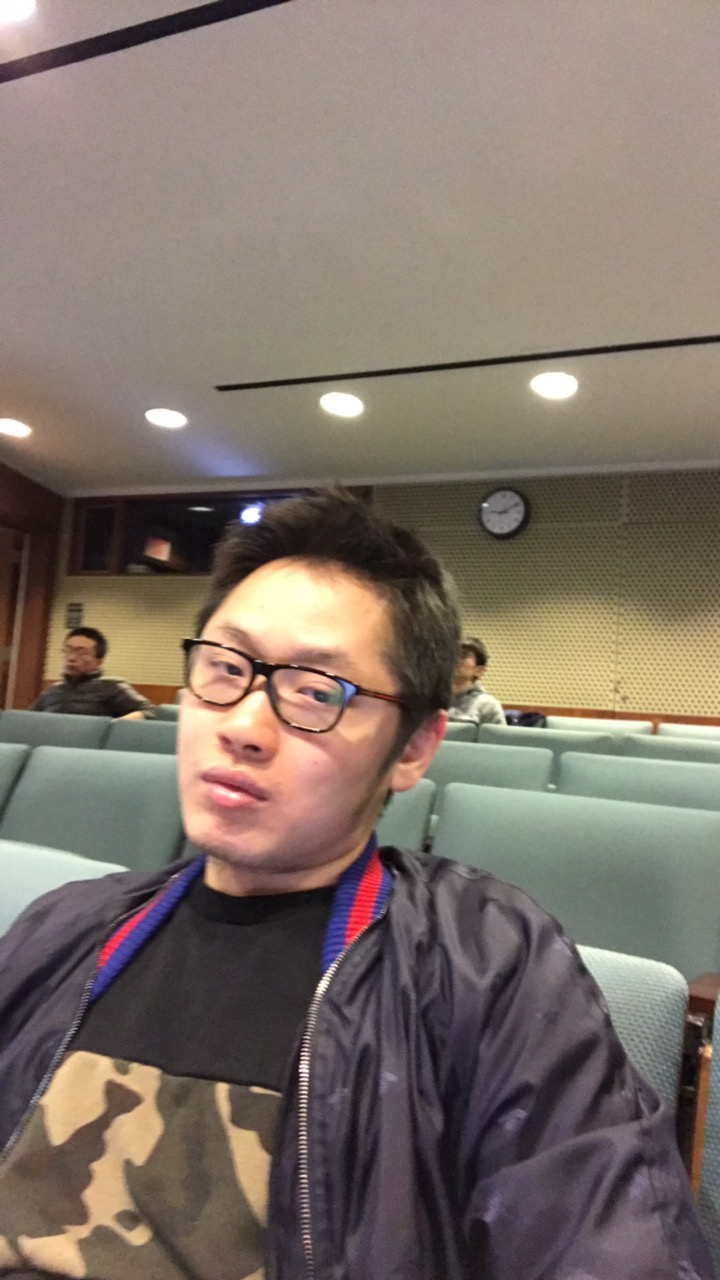
#> input picture lib/object_detection/test_images/image1.jpg, 720 x 1280 px, given in place of the camera
$ python counting_faces_webcam.py
#> lines starting #> are read from the running program, lines starting #| are printed output that depends on the picture
#!/usr/bin/env python3
# -*- coding: utf-8 -*-
"""
Created on Sun Apr 22 16:14:00 2018

@author: zailchen
"""

import numpy as np
import cv2
from math import sin, cos, radians


def rotate_image(img, angle):
    if angle == 0: return img
    # print("checked for shape".format(image.shape))
    height, width = img.shape[:2]
    rot_mat = cv2.getRotationMatrix2D((width/2, height/2), angle, 0.9)
    result = cv2.warpAffine(img, rot_mat, (width, height), flags=cv2.INTER_LINEAR)
    return result

def rotate_point(pos, img, angle):
    if angle == 0: return pos
    x = pos[:,0] - img.shape[1]*0.4
    y = pos[:,1] - img.shape[0]*0.4
    newx = x*cos(radians(angle)) + y*sin(radians(angle)) + img.shape[1]*0.4
    newy = -x*sin(radians(angle)) + y*cos(radians(angle)) + img.shape[0]*0.4
    return np.array((newx, newy, pos[:,2], pos[:,3]), int).T


face_cascade = cv2.CascadeClassifier('haarcascade_frontalface_default.xml')
cap = cv2.VideoCapture(0)

while 1:
    ret, img = cap.read()
#> img is the input picture: shape (1280, 720, 3); mean B, G, R 105.3, 114.2, 126.8
    gray = cv2.cvtColor(img, cv2.COLOR_BGR2GRAY)
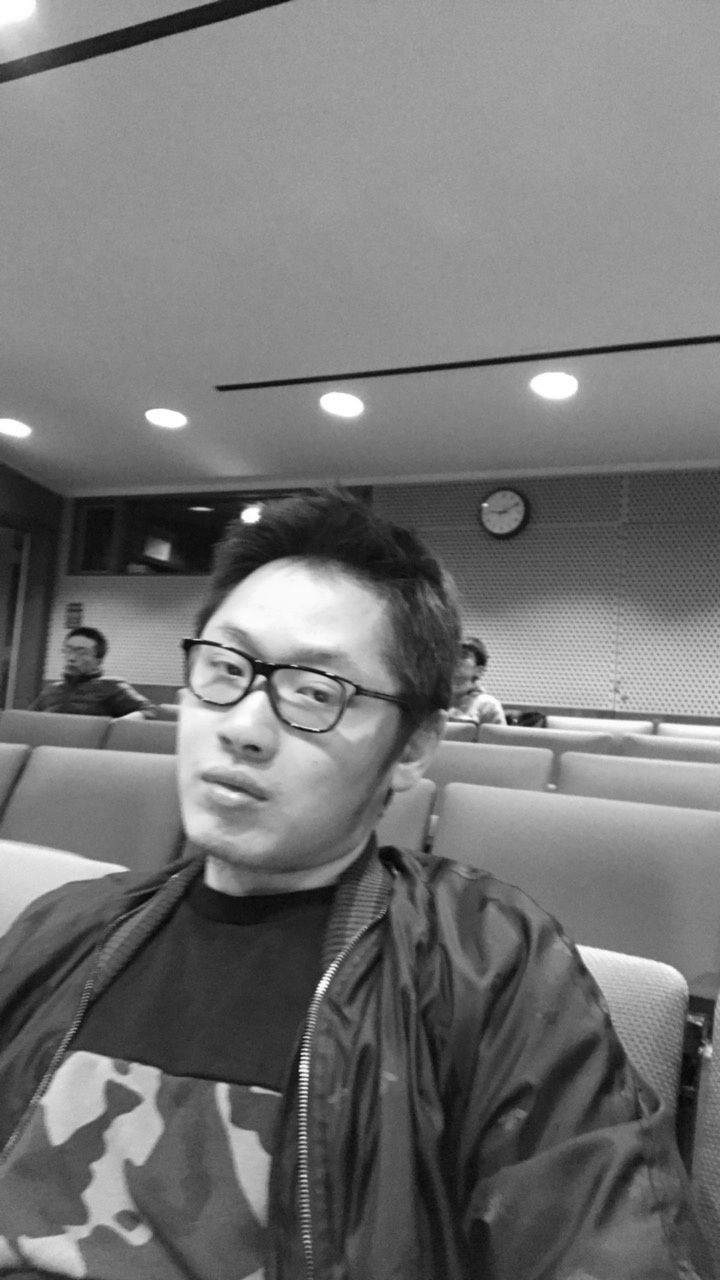
#> gray: shape (1280, 720); min 5, max 255, mean 117

    for angle in [0, -45, 45]:
        rimg = rotate_image(gray, angle)
        faces = face_cascade.detectMultiScale(rimg, 1.2, 5)

        if len(faces):
                faces = rotate_point(faces, img, -angle)
                break
#> this loop made 3 passes
#> pass 2, in rotate_image (call 2), `result = cv2.warpAffine(img, rot_mat, (width, height), flags=cv2.INTER..`:
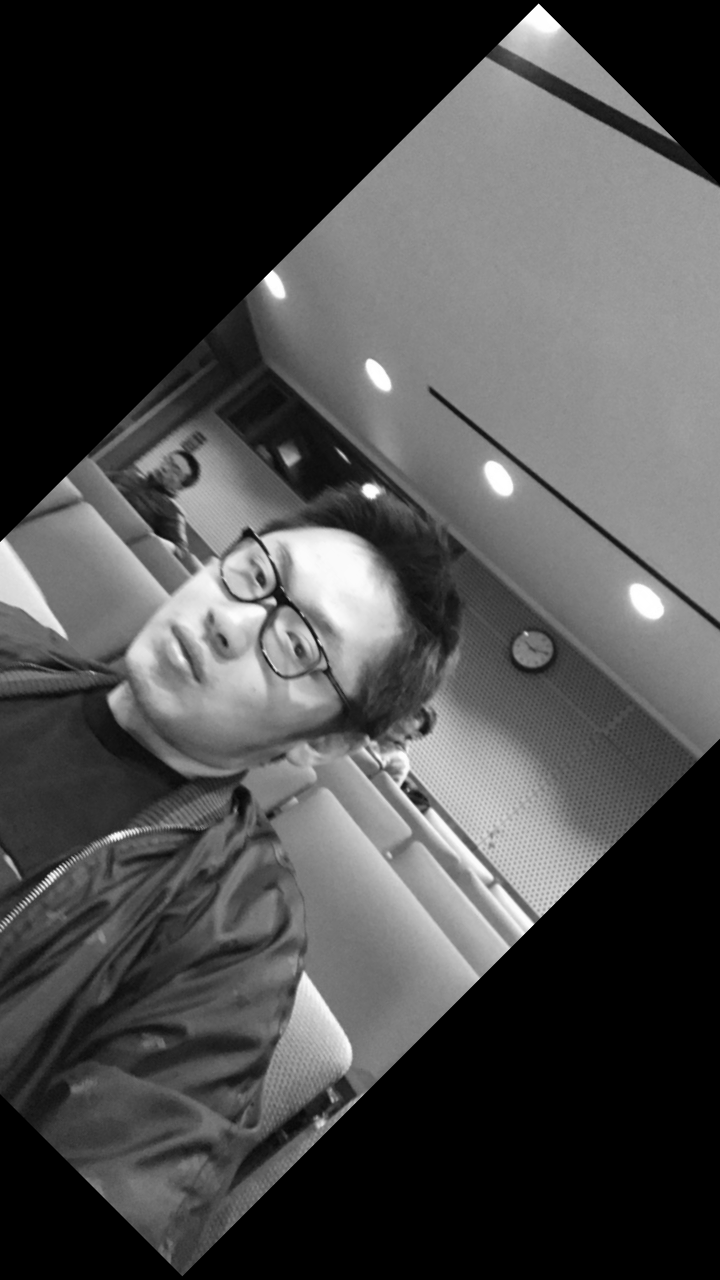
#> result: shape (1280, 720); min 0, max 255, mean 73.8
#> pass 3, in rotate_image (call 3), `result = cv2.warpAffine(img, rot_mat, (width, height), flags=cv2.INTER..`:
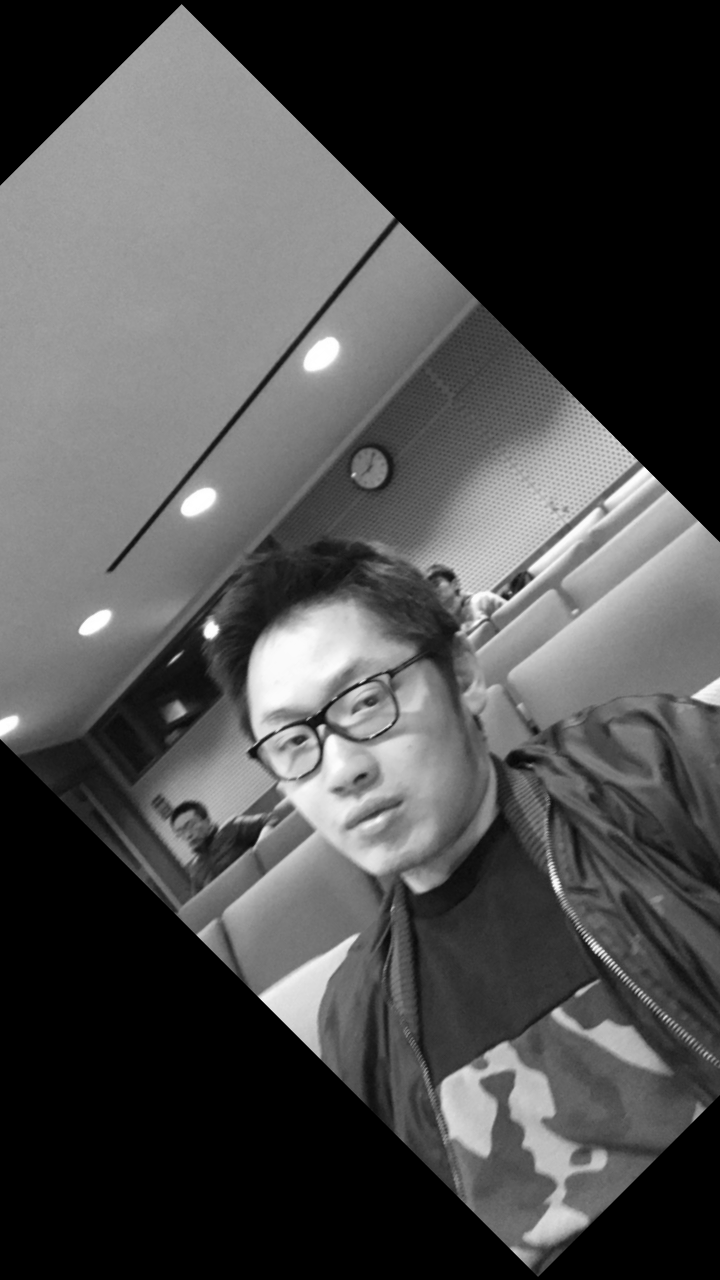
#> result: shape (1280, 720); min 0, max 255, mean 76.2


    for (x,y,w,h) in faces:
        cv2.rectangle(img,(x,y),(x+w,y+h),(255,0,0),2)
#> this loop made 0 passes

    cv2.rectangle(img, ((0,img.shape[0] -25)),(270, img.shape[0]), (255,255,255), -1)

    if type(faces) == tuple:
        cv2.putText(img, "Number of faces detected: 1" , (0,img.shape[0] -10), cv2.FONT_HERSHEY_TRIPLEX, 0.5,  (0,0,0), 1)
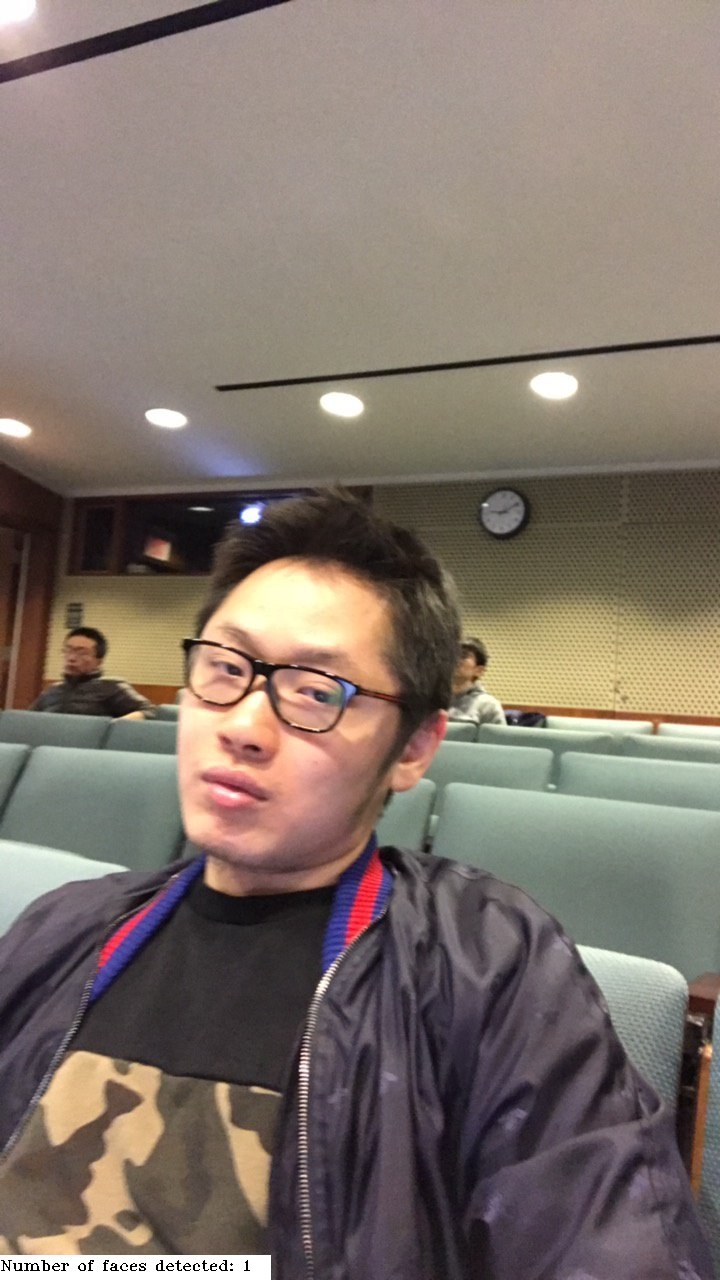
#> img: shape (1280, 720, 3); mean B, G, R 106.4, 115.2, 127.6
    else:
        cv2.putText(img, "Number of faces detected: " + str(faces.shape[0]), (0,img.shape[0] -10), cv2.FONT_HERSHEY_TRIPLEX, 0.5,  (0,0,0), 1)


    cv2.imshow('img',img)
    k = cv2.waitKey(30) & 0xff
#> (key Esc is pressed here)
    if k == 27:
        break

cap.release()
cv2.destroyAllWindows()

$ run again, on lib/object_detection/test_images/image3.jpg
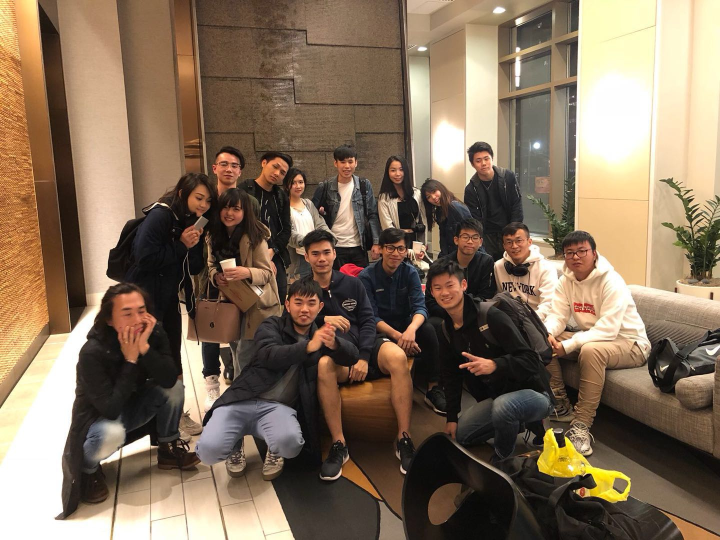
#> input picture lib/object_detection/test_images/image3.jpg, 1440 x 1080 px, given in place of the camera (shown at 1/2 size)
#> img is the input picture: shape (1080, 1440, 3); mean B, G, R 90.1, 110.7, 130.5
#> `gray = cv2.cvtColor(img, cv2.COLOR_BGR2GRAY)`:
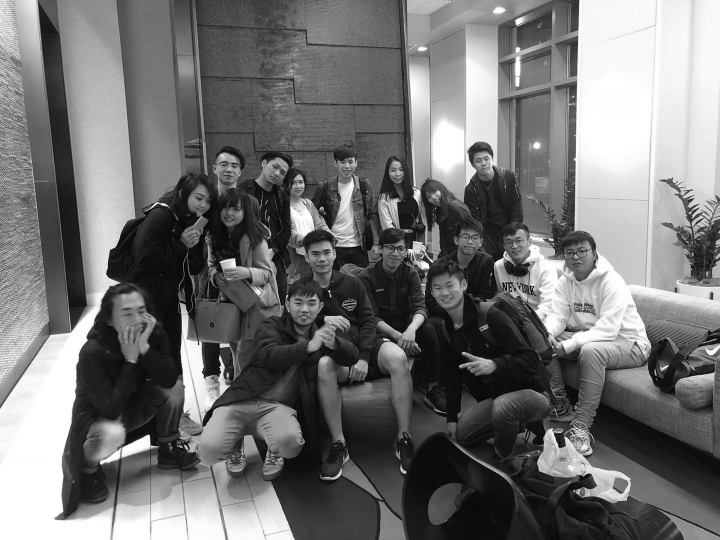
#> gray: shape (1080, 1440) (shown at 1/2 size); min 0, max 255, mean 114.3
#> the loop `for (x,y,w,h) in faces:` made 15 passes
#> (x, y, w, h) on passes 1 to 8: (772, 323, 43, 43), (576, 350, 41, 41), (943, 301, 47, 47), (668, 304, 51, 51), (425, 305, 65, 65), (374, 375, 60, 60), (435, 398, 54, 54), (911, 452, 58, 58)
#> `cv2.putText(img, "Number of faces detected: " + str(faces.shape[0]), (..`:
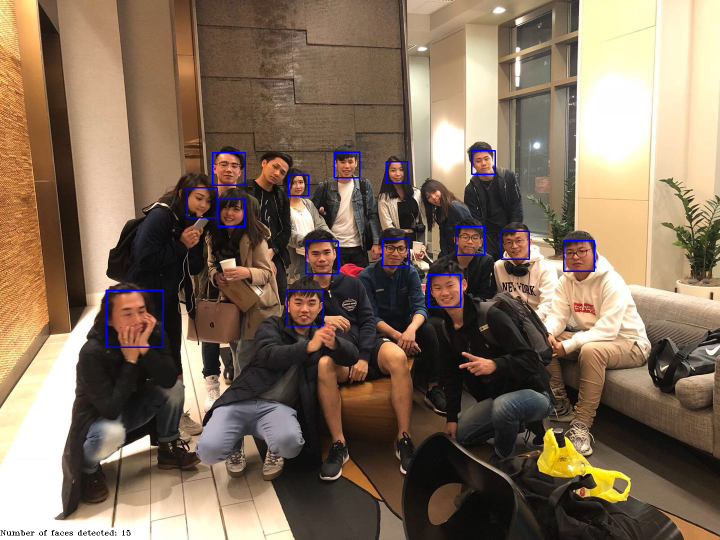
#> img: shape (1080, 1440, 3) (shown at 1/2 size); mean B, G, R 91.4, 110.2, 129.8
